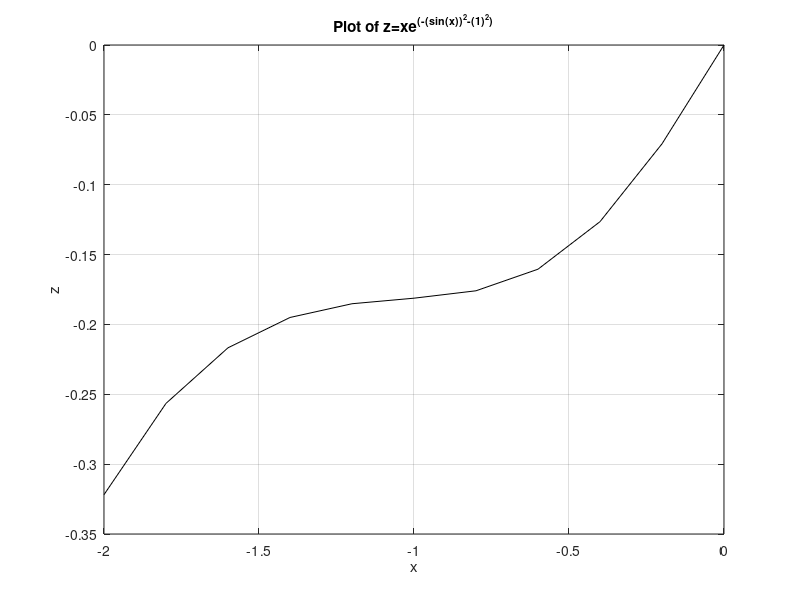

This chart was generated by the following MATLAB code:
% Write an mfile and in that:
% Create a 1D array (row) for x from -2 to 0 with increment of 0.2
% Create another 1D array (row) for y from -1 to 1 with increment of 0.2
% Calculate this function for this range of x and y:
% z=xe(-(sin(x))^2-(sin(y))^2)
% write the values of function z for this range of x and y. For that you need to use fprinf as below:
% fprintf('for %4.2f <x< %4.2f and %4.2f<y<%4.2f we have %4.2f <z< %4.2f \n',x(1),x(end),y(1),y(end),z(1),z(end));
% Now set sin(y)=1 so we will have this new function:
% z_two=xe(-(sin(x))^2-1^2)  
% plot function z_two for the range of x you created above. Include a title (any title you like) and label for your axes and put the line color as black.

% FILEPATH: /C:/Users/seanb/Documents/Northeastern-GE1501-Cornerstone-of-Engineering-2/Code/MatLab/matlab assignment 2/part2.m

% Define the range of x values from -2 to 0 with a step size of 0.2
x = -2:0.2:0

% Define the range of y values from -1 to 1 with a step size of 0.2
y = -1:0.2:1

% Calculate the values of z using the given equation
z = x.*exp(-(sin(x)).^2-(sin(y)).^2)

% Print the range of x, y, and z values
fprintf('for %4.2f <x< %4.2f and %4.2f<y<%4.2f we have %4.2f <z< %4.2f \n',x(1),x(end),y(1),y(end),z(1),z(end));

% Calculate z values using a simplified equation with y = 1
z_two = x.*exp(-(sin(x)).^2-(1)^2);

% Create a new figure for plotting
figure

% Plot the values of x and z_two
plot(x,z_two,'k')

% Set the title of the plot
title('Plot of z=xe^{(-(sin(x))^2-(1)^2)}')

% Set the x-axis label
xlabel('x')

% Set the y-axis label
ylabel('z')

% Enable grid lines on the plot
grid on